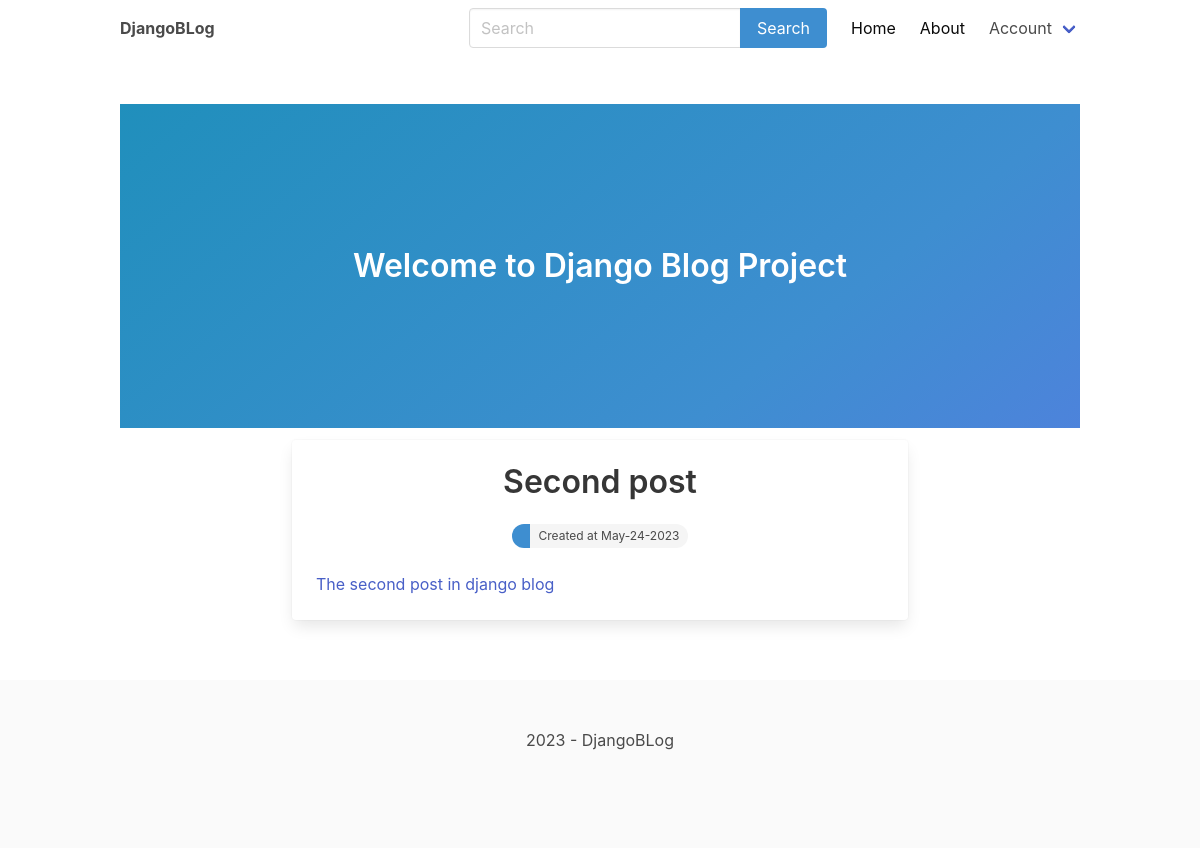
/, run on an earlier commit of the app's database.
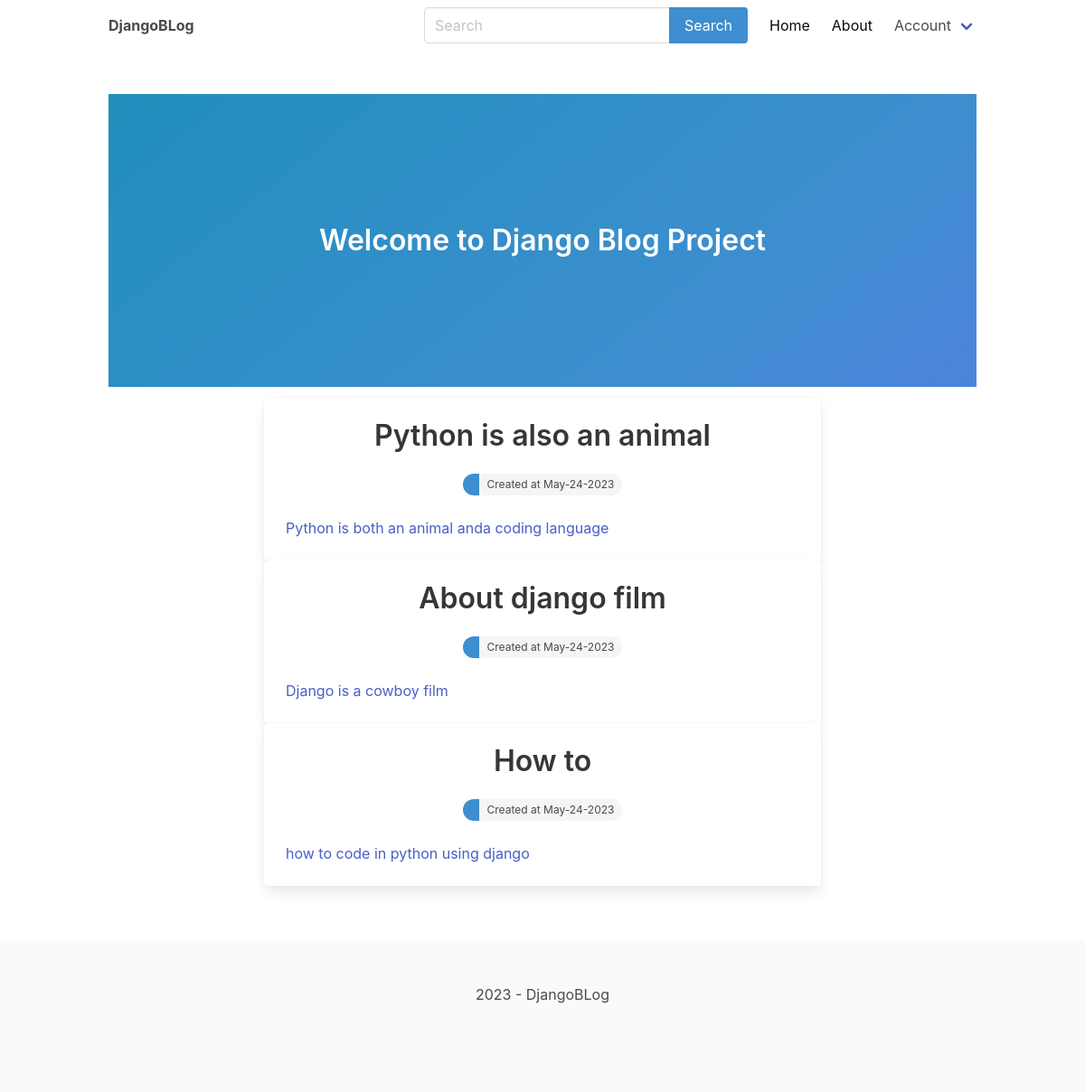
And on a later commit of the database.
### blog/models.py (models this page shows, shortened)
class Post(models.Model):
    ACTIVE = 'active'
    DRAFT = 'draft'
    CHOICES_STATUS = (
        (ACTIVE, 'Active'),
        (DRAFT, 'Draft'),
    )
    category = models.ForeignKey(Category, on_delete=models.CASCADE, related_name='posts', null=True)
    title = models.CharField(max_length=200)
    intro = models.CharField(max_length=200)
    slug = models.SlugField(max_length=200, unique=True)
    body = models.TextField(max_length=800)
    updated = models.DateTimeField(auto_now=True)
    created = models.DateTimeField(auto_now_add=True)
    status = models.CharField(max_length=10, choices=CHOICES_STATUS, default=DRAFT)
    class Meta:
        ordering = ['-updated', '-created']

### MainApp/views.py (the view)
# urls.py: path('', homepage, name='home'),
def homepage(request):
    posts = Post.objects.filter(status=Post.ACTIVE)
    return render(request, 'MainApp/home.html', {'posts': posts})

### MainApp/templates/MainApp/home.html (shortened to what this page needs)
{% extends 'main.html' %}
{% block content %}
    <section class="hero is-info is-medium is-bold">
        <div class="hero-body">
            <div class="container has-text-centered">
                <h1 class="title">Welcome to Django Blog Project</h1>
            </div>
        </div>
    </section>
    <div class="container">
        <section class="articles">
            <div class="column is-8 is-offset-2">
                {% for post in posts %}
                    <div class="card article">
                        <div class="card-content">
                            <a href="{% url 'post_detail' post.slug %}">
                                <div class="media">
                                    <div class="media-content has-text-centered">
                                        <p class="title article-title">{{ post.title }}</p>
                                        <div class="tags has-addons level-item">
                                            <span class="tag is-rounded is-info">{{ post.author }}</span>
                                            <span class="tag is-rounded">Created at {{ post.created|date:'M-d-Y' }}</span>
                                        </div>
                                    </div>
                                </div>
                                <div class="content article-intro">
                                    {{ post.intro }}
                                </div>
                            </a>
                        </div>
                    </div>
                {% endfor %}
            </div>
        </section>
    </div>
{% endblock %}

What changed in the data, as far as the page shows it:
no longer on this page (row edited): Post: title "Second post", created "May-24-2023", intro "The second post in django blog"
added Post: title "Python is also an animal", created "May-24-2023", intro "Python is both an animal anda coding language"
added Post: title "About django film", created "May-24-2023", intro "Django is a cowboy film"
added Post: title "How to", created "May-24-2023", intro "how to code in python using django"
